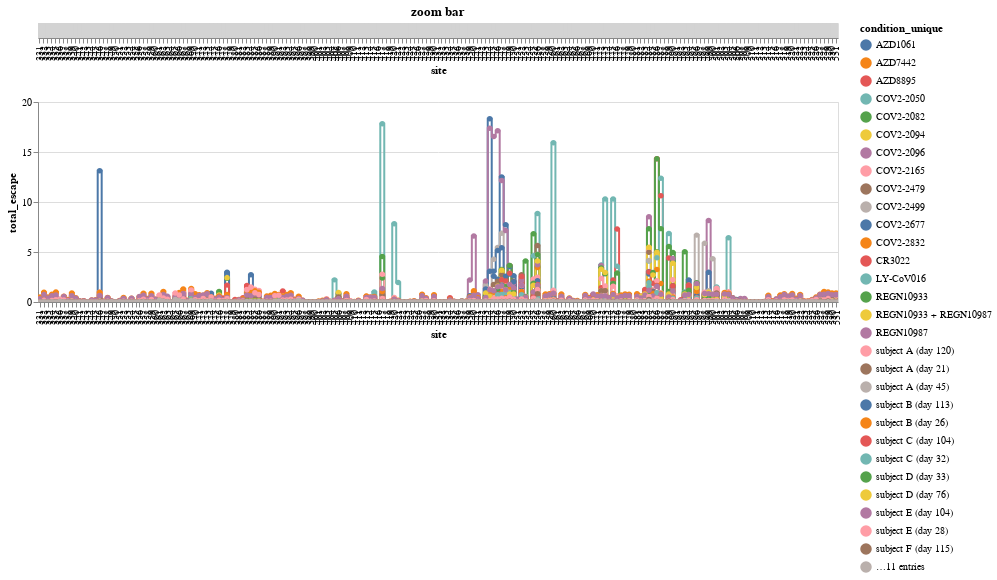

The notebook cell saved with this chart:
### Markdown cell above
## Make interactive plots
First make a zoom bar for the sites:

### Code cell
width = 800

zoom_brush = alt.selection_interval(
                encodings=['x'],
                mark=alt.BrushConfig(stroke='black', strokeWidth=2))

zoom_bar = (
    alt.Chart(dms_data)
    .mark_rect(color='lightgray')
    .encode(x='site:O')
    .add_selection(zoom_brush)
    .properties(width=width,
                height=15,
                title='zoom bar')
    )

lineplot = (
    alt.Chart(dms_data)
    .mark_line(point=True,
               interpolate='step',
               clip=True)
    .encode(x='site:O',
            y='total_escape:Q',
            color='condition_unique')
    .interactive(bind_y=False)  # https://github.com/altair-viz/altair/issues/1512#issuecomment-691720690
    .transform_filter(zoom_brush)
    .properties(width=width,
                height=200)
    )

chart = alt.vconcat(zoom_bar, lineplot)

chart

### Figure 1 — Vega-Lite specification as saved in the notebook (floating-point values rounded to 4 significant figures; data arrays with more than 128 entries replaced by an {"elided": "..."} marker saying what was removed)
{"config": {"view": {"continuousWidth": 400, "continuousHeight": 300}}, "vconcat": [{"mark": {"type": "rect", "color": "lightgray"}, "encoding": {"x": {"type": "ordinal", "field": "site"}}, "height": 15, "selection": {"selector012": {"type": "interval", "encodings": ["x"], "mark": {"stroke": "black", "strokeWidth": 2}}}, "title": "zoom bar", "width": 800}, {"mark": {"type": "line", "clip": true, "interpolate": "step", "point": true}, "encoding": {"color": {"type": "nominal", "field": "condition_unique"}, "x": {"type": "ordinal", "field": "site"}, "y": {"type": "quantitative", "field": "total_escape"}}, "height": 200, "selection": {"selector013": {"type": "interval", "bind": "scales", "encodings": ["x"]}}, "transform": [{"filter": {"selection": "selector012"}}], "width": 800}], "data": {"name": "data-8a3f5ffca8f2949c6b764c0f61fa8872"}, "$schema": "https://vega.github.io/schema/vega-lite/v4.8.1.json", "datasets": {"data-8a3f5ffca8f2949c6b764c0f61fa8872": {"elided": "8040 records"}}}
